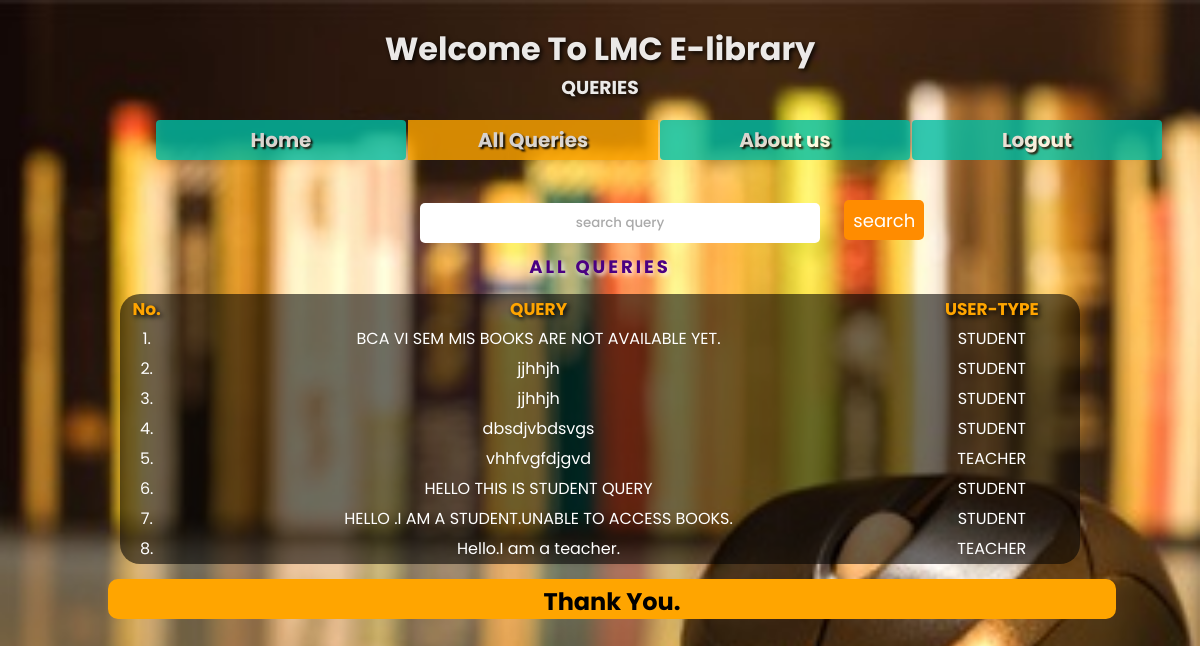
The page /admin_query.php on the database its author committed.
### tables this page shows
CREATE TABLE `queries` (
  `id` int(5) NOT NULL,
  `query` varchar(300) NOT NULL,
  `from_type` text NOT NULL,
  `reply` varchar(300) NOT NULL
);

### admin_query.php (the view, shortened to what this page needs)
<?php include_once("crud.php"); ?>
  <html>
  <head>
    <link rel="stylesheet" href="https://pro.fontawesome.com/releases/v5.10.0/css/all.css" />
    <link rel="stylesheet" href="admin_query.css" />
  </head>
  <body>
    <form name="form1" method="post" action="">
      <div class="box">
        <br>
        <h1 style="color:white;text-shadow: 2px 2px 5px black;">Welcome To LMC E-library</h1>
        <h3 style="color:white;text-shadow: 2px 2px 5px black">QUERIES<h3>
      </div>
      <div class="nav">
        <ul>
        <li><a  href="admin_home.php">Home</a></li>
          <li><a style="background-color: orange" href="admin_query.php">All Queries</a></li>
          <li><a href="admin_aboutus.php">About us</a></li>
          <li><a href="logout.php">Logout</a></li>
        </ul>
      </div>
      <br><br>
      <input type="text" placeholder="search query" name="search" id="search-bar" />
      <input type="submit" class="search-button" name="searchbtn" value="search">
      <p style="text-align:center;color:#4B0082;text-shadow:2px 2px 5px white;font-weight:bold;position:relative;top:10px;letter-spacing:3px;font-size:18px;">ALL QUERIES</p>
      <div class="main">
        <?php if (isset($_POST['searchbtn'])) {
          $results = mysqli_query($conn, "SELECT * FROM queries where query like('%$_POST[search]%')");
        ?>
          <table>
            <tr>
              <th>No.</th>
              <th>QUERY</th>
              <th>USER-TYPE</th>
            </tr>
            <?php  $num = 1; ?>
            <?php while ($row = mysqli_fetch_array($results)) { ?>
              <tr>
                <td><?php echo  $num . "."; ?></td>
                <td><?php echo $row['query']; ?></td>
                <td><?php echo $row['from_type']; ?></td>
              </tr>
            <?php  $num += 1; } ?>
          </table>
        <?php } else { ?>
          <?php $results = mysqli_query($conn, "SELECT * FROM queries"); ?>
          <table>
            <tr>
              <th>No.</th>
              <th>QUERY</th>
              <th>USER-TYPE</th>
            </tr>
            <?php  $num = 1; ?>
            <?php while ($row = mysqli_fetch_array($results)) { ?>
              <tr>
                <td><?php echo  $num . "."; ?></td>
                <td><?php echo $row['query']; ?></td>
                <td><?php echo $row['from_type']; ?></td>
                 </tr>
            <?php  $num += 1; } ?>
          </table>
        <?php } ?>
      </div>
      <div style="background-color:orange; border:solid 2px orange;border-radius: 10px; width:84%; height:40px; margin-left:9%; margin-top:15px;text-align:center;">
        <h2 style="line-height:1px;position:relative;top:20px;">Thank You.</h2>
      </div>
    </form>
  </body>
  </html>

### admin_query.css (style rules this page uses)
* { margin: 0; padding: 0; box-sizing: border-box; }
input { font-family: 'Poppins', sans-serif; text-align: center; margin-left: 35%; height: 40px; width: 400px; border-radius: 5px; border: none; }
input::placeholder { color: #aaa; font-weight: 500; }
.search-button { font-size: 18px; text-align: center; border: none; height: 40px; width: 80px; background: #FF8C00; color: #FFFFFF; border-radius: 5px; margin-left: 20px; cursor: pointer; }
body { background: url("lg3.jpeg"); height: 100%; background-position: center; background-repeat: no-repeat; background-size: cover; font-family: 'Poppins', sans-serif; }
table { width: 100%; border-collapse: collapse; height: auto; text-align: center; color: white; line-height: 30px; }
th { font-size: 17px; text-decoration: none; font-weight: bold; color: orange; text-shadow: 2px 2px 5px black; }
.main { width: 80%; border-radius: 20px; overflow: auto; margin-left: 10%; margin-top: 2%; height: 270px; background: rgba(0, 0, 0, 0.57); }
.box { width: 74%; height: 150px; background-size: cover; margin-left: 13%; opacity: .9; text-align: center; }
ul { padding: 0; list-style: none; }
ul li { float: left; width: 250px; height: 40px; background-color: #00bfa6; opacity: .8; line-height: 40px; text-align: center; font-size: 20px; margin-right: 2px; border-radius: 4px; }
ul li a { text-decoration: none; color: white; display: block; text-shadow: 2px 2px 2px black; }
.nav { padding-left: 6%; margin-left: 7%; font-weight: bold; position: relative; top: -30px; }

### rows shown on the page
queries: query "BCA VI SEM MIS BOOKS ARE NOT AVAILABLE YET.", from_type "STUDENT"
queries: query "jjhhjh", from_type "STUDENT"
queries: query "jjhhjh", from_type "STUDENT"
queries: query "dbsdjvbdsvgs", from_type "STUDENT"
queries: query "vhhfvgfdjgvd", from_type "TEACHER"
queries: query "HELLO THIS IS STUDENT QUERY", from_type "STUDENT"
queries: query "HELLO .I AM A STUDENT.UNABLE TO ACCESS BOOKS.", from_type "STUDENT"
queries: query "Hello.I am a teacher.", from_type "TEACHER"
